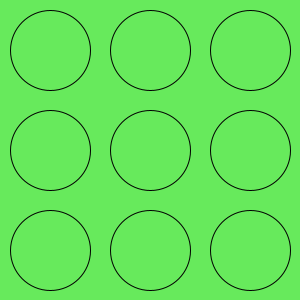
Frame 1 (no input)
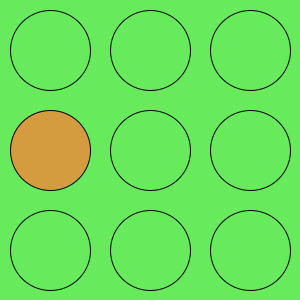
Frame 60 (the mouse pressed at the canvas centre just before this capture)
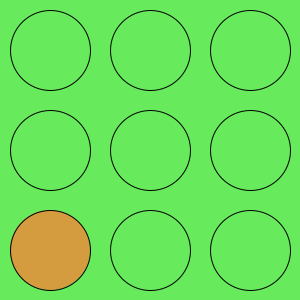
Frame 120 (the mouse held since frame 60 and released just before this capture)

The Processing sketch that drew these frames (run headless with seeded random() and noise(); from frame 60 on, the mouse is pressed at the canvas centre):

// Processing sketch: week10_2
// ── week10_2.pde
//week10-2 好玩的程式設計 - 地鼠會跑出來
//修改自 week10-1 好玩的程式設計 - 打地鼠
void setup(){
  size(300, 300); //視窗大小
}
int [][] a = { {0, 0, 0}, {0, 0, 0}, {0, 0, 0} };//2D陣列(Java)
void draw(){
  background(#67EA5C); //綠色背景
  if(frameCount%60==0){
    int i = int(random(3)), j = int(random(3));//亂數挑i,j
    a[i][j] = 60;
  }
  for(int i=0; i<3; i++) {// 左手i 對應y座標
   for(int j=0; j<3; j++){//右手j 對應x座標
     int x = j*100 + 50, y = i*100 + 50;// 算出座標
     if (a[i][j]>0){
       fill(#DB973E, a[i][j]*4);//會變顏色、半透明的地鼠
       a[i][j]--;//數字在變小
     } else fill(#67EA5C);//綠色的洞
     ellipse(x, y, 80, 80); //地鼠的洞
    }
  }
}
